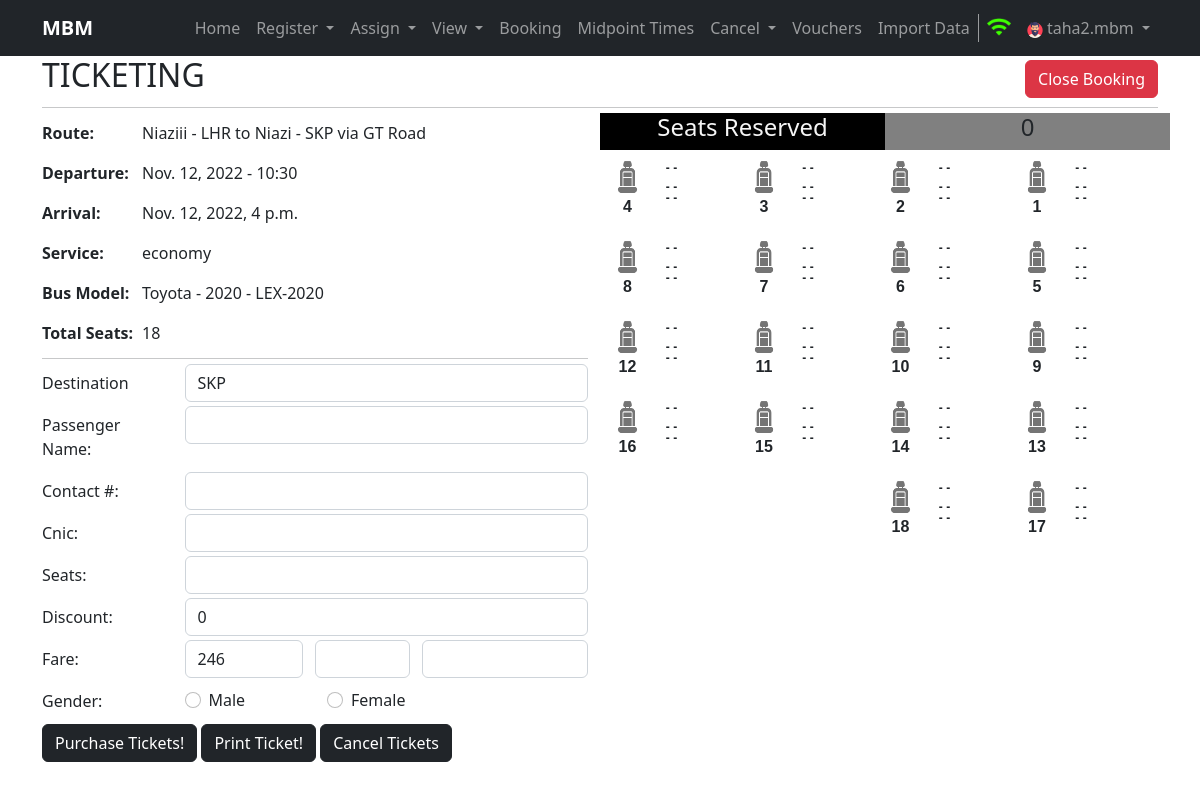
Page /ticketing/8 (signed in) on the committed database.
### home/models.py (models this page shows, shortened)
class Schedule(models.Model):
    departure = models.DateTimeField()
    arrival = models.DateTimeField()
    route_assg_bus = models.ForeignKey("RouteAssignedToBus", on_delete=models.CASCADE)
    mid_dept = models.CharField(max_length=500, default=None, null=True)
    status = models.BooleanField(default=True)
    created = models.DateTimeField(auto_now_add=True, editable=False, null=False, blank=False)
    last_modified = models.DateTimeField(auto_now_add=True, editable=False, null=False, blank=False)
    class Meta:
        verbose_name_plural = 'Schedule'

class RouteAssignedToBus(models.Model):
    bus = models.ForeignKey("Bus", on_delete=models.SET_NULL, null=True)
    route = models.ForeignKey("Route", on_delete=models.CASCADE)
    created = models.DateTimeField(auto_now_add=True, editable=False, null=False, blank=False)
    last_modified = models.DateTimeField(auto_now_add=True, editable=False, null=False, blank=False)
    class Meta:
        verbose_name_plural = 'RouteAssignedToBus'

class Route(models.Model):
    source = models.ForeignKey(Terminal, related_name='source_terminal', on_delete=models.CASCADE)
    destination = models.ForeignKey(Terminal, related_name='destination_terminal', on_delete=models.CASCADE)
    via = models.CharField(max_length=100)
    created = models.DateTimeField(auto_now_add=True, editable=False, null=False, blank=False)
    last_modified = models.DateTimeField(auto_now_add=True, editable=False, null=False, blank=False)
    class Meta:
        verbose_name_plural = 'Route'
    def __str__(self):
        return str(self.source) + ' to ' + str(self.destination) + ' via ' + self.via

class Terminal(models.Model):
    tcode = models.CharField(max_length=3, unique=True)
    name = models.CharField(max_length=100)
    city = models.CharField(max_length=100)
    address = models.CharField(max_length=150)
    created = models.DateTimeField(auto_now_add=True, editable=False, null=False, blank=False)
    last_modified = models.DateTimeField(auto_now_add=True, editable=False, null=False, blank=False)
    class Meta:
        verbose_name_plural = 'Terminal'
    def __str__(self):
        return self.name + ' - ' + self.city

class Bus(models.Model):
    bus_number = models.CharField(max_length=30, unique=True)
    seating_capacity = models.IntegerField()
    service_type = models.CharField(max_length=100)
    bus_model = models.CharField(max_length=100)
    created = models.DateTimeField(auto_now_add=True, editable=False, null=False, blank=False)
    last_modified = models.DateTimeField(auto_now_add=True, editable=False, null=False, blank=False)
    class Meta:
        verbose_name_plural = 'Bus'
    def __str__(self):
        return self.bus_model + ' - ' + self.bus_number

### home/views.py (the view)
# urls.py: path('ticketing/<int:schedule_id>', views.ticketing, name='ticketing'),
def ticketing(request, schedule_id):
    if request.user.is_anonymous:
        return redirect('/login')
    response = TicketingHandler.returnTicketing(request, schedule_id)
    if not response['result']:
        return schedule(response['request'])
    return render(response['request'], 'ticketing.html', response['result'])

### home/templatetags/myfilters.py (called while the page is built)
def Range(mx, mn=1):
    return range(mn,mx+1)

def returnrem(num,dv):
    return num%dv

def get_fare(fares):
    result = ''
    for fare in range(len(fares)):
        result += str(fares[fare].id) + ':' + str(fares[fare].fare)
        if fare != len(fares):
            result += ';'
    print(result)
    return result[:len(result)-1]

### templates/ticketing.html (shortened to what this page needs)
{% extends 'base.html' %}
{% block username %}{{ request.user.username }}{% endblock username %}
{%block body%}
{% load myfilters %}
<div class="container">
    <div class="row">
        <div class="col-sm-6"><h2>TICKETING</h2></div>
        <div class="col-sm-6 text-end"><a href="{% url 'close' schedule_id=schedule.id %}"><button class="btn btn-danger btn-md my-1">Close Booking</button></a></div>
    </div>
    <hr style="margin:5px 0;">
    <div class="row my-1">
        <div class="col-6">
            <table class="route-detail">
                <tr>
                    <th>Route:</th>
                    <td>{{schedule.route_assg_bus.route}}</td>
                </tr>
                <tr>
                    <th>Departure:</th>
                    <td>{% if deptime %}{{schedule.departure.date}} - {{deptime}}{% else %}{{schedule.departure}}{% endif %}</td>
                </tr>
                <tr>
                    <th>Arrival:</th>
                    <td>{{schedule.arrival}}</td>
                </tr>
                <tr>
                    <th>Service:</th>
                    <td>{{schedule.route_assg_bus.bus.service_type}}</td>
                </tr>
                <tr>
                    <th>Bus Model:</th>
                    <td>{{schedule.route_assg_bus.bus}}</td>
                </tr>
                <tr>
                    <th>Total Seats:</th>
                    <td>{{schedule.route_assg_bus.bus.seating_capacity}}</td>
                </tr>
            </table>
            <hr style="margin:5px 0;">
            <form method="post" name="ticketing" onsubmit="return validateForm(this.id)" id="ticketing-form" action="{% url 'ticketing' schedule_id=schedule.id %}">
                <div class="mb-1 row">
                    <label for="inputRoute" class="col-sm-3 col-form-label">Destination</label>
                    <div class="col-sm-9">
                      <select name="inputRoute" onchange="setFair(this.value);" class="form-control" id="inputRoute" required>
                        {% if fares %}
                           {% for fare in fares %}
                             <option value="{{fare.id}}">{{fare.destination.city}}</option>
                           {% endfor %}
                        {% endif %}
                      </select>
                    </div>
                  </div>
                <div class="mb-1 row">
                    <label for="inputPasName" class="col-sm-3 col-form-label">Passenger Name: </label>
                    <div class="col-sm-9">
                        <input type="text" class="form-control" id="inputPasName" name="inputPasName" required>
                    </div>
                </div>
                <div class="mb-1 row">
                    <label for="inputContact" class="col-sm-3 col-form-label">Contact #:</label>
                    <div class="col-sm-9">
                        <input type="text" class="form-control" id="inputContact" name="inputContact" required>
                    </div>
                </div>
                <div class="mb-1 row">
                    <label for="inputCnic" class="col-sm-3 col-form-label">Cnic:</label>
                    <div class="col-sm-9">
                        <input type="text" class="form-control" id="inputCnic" name="inputCnic" required>
                    </div>
                </div>
                <div class="mb-1 row">
                    <label for="inputSeats" class="col-sm-3 col-form-label">Seats:</label>
                    <div class="col-sm-9">
                        <input readonly type="text" class="form-control" id="inputSeats" name="inputSeats" required>
                    </div>
                </div>
                <div class="mb-1 row">
                    <label for="inputDiscount" class="col-sm-3 col-form-label">Discount:</label>
                    <div class="col-sm-9">
                        <input type="number" class="form-control" id="inputDiscount" name="inputDiscount" min=0 value="0" required>
                    </div>
                </div>
                <div class="mb-1 row">
                    <label for="inputFare" class="col-sm-3 col-form-label">Fare:</label>
                    <div class="col-sm-3">
                        <input readonly type="text" class="form-control" id="inputFare" value="{{fare}}">
                    </div>
                    <div class="col-sm-2 px-0">
                        <input readonly type="text" class="form-control" id="inputNum">
                    </div>
                    <div class="col-sm-4">
                        <input readonly type="text" class="form-control" id="inputTotal">
                    </div>
                </div>
                <div class="mb-1 row">
                    <label for="inputSeats" class="col-sm-3 col-form-label">Gender:</label>
                    <div class="col-sm-3 my-auto">
                        <div class="form-check form-check-inline">
                            <input class="form-check-input" type="radio" name="inputBookedbyGender" id="inlineRadio1" value="1" required>
                            <label class="form-check-label" for="inlineRadio1">Male</label>
                        </div>
                </div>
                <div class="col-sm-1 my-auto">
                        <div class="form-check form-check-inline">
                            <input class="form-check-input" type="radio" name="inputBookedbyGender" id="inlineRadio2" value="0">
                            <label class="form-check-label" for="inlineRadio2">Female</label>
                        </div>
                    </div>
                </div>
                <button type="submit" class="btn btn-dark btn-md">Purchase Tickets!</button>
                <button type="button" onclick="printBill()" class="btn btn-dark btn-md">Print Ticket!</button>
                <a href="{% url 'cancelTickets' sc_id=schedule.id %}"><button type="button" name="cancelTickets" class="btn btn-dark btn-md">Cancel Tickets</button></a>
                </form>
        </div>
        <div class="col-6 seating-structure">
            <div class="row">
                <div class="col-6 reservation_head">
                    <h4>Seats Reserved</h4>
                </div>
                <div class="col-6 reservation_count">
                    <h4>{{ seating|length }}<h4>
                </div>
            </div>
            {% block seating_view %}
            {% include "seats.html" with seat_info="seating" capacity=schedule.route_assg_bus.bus.seating_capacity %}
            {% endblock %}
        </div>
    </div>
</div>
{%endblock body%}

### static/css/style.css (style rules this page uses)
.schedule td, .bookings td, th { border: 1px solid #dddddd; text-align: center; padding: 8px; }
.seats .seat_bound, .reservation_count, .reservation_head { text-align: center; }
.reservation_count { background-color: gray; }
.reservation_head { background-color: black; color: whitesmoke; }
.route-detail th { border: 0; padding-left: 0; text-align: left; }
#inputSeats { color: red; font-weight: bold; }
.seating-structure { height: 700px; overflow-y: auto; }

### rows in the picture
Schedule: route_assg_bus.route "Niaziii - LHR to Niazi - SKP via GT Road", departure "Nov. 12, 2022", arrival "Nov. 12, 2022, 4 p.m.", route_assg_bus.bus.service_type "economy", route_assg_bus.bus "Toyota - 2020 - LEX-2020", route_assg_bus.bus.seating_capacity "18"

### other values in the picture
{{ request.user.username }} "taha2.mbm"
{{ deptime }} "10:30"
{{ seating|length }} "0"
{{ i }} "1" "2" "3" "4" "5" "6" "7" "8" "9" "10" "11" "12" "13" "14" "15" "16" "17" "18"
form field inputRoute "SKP"
